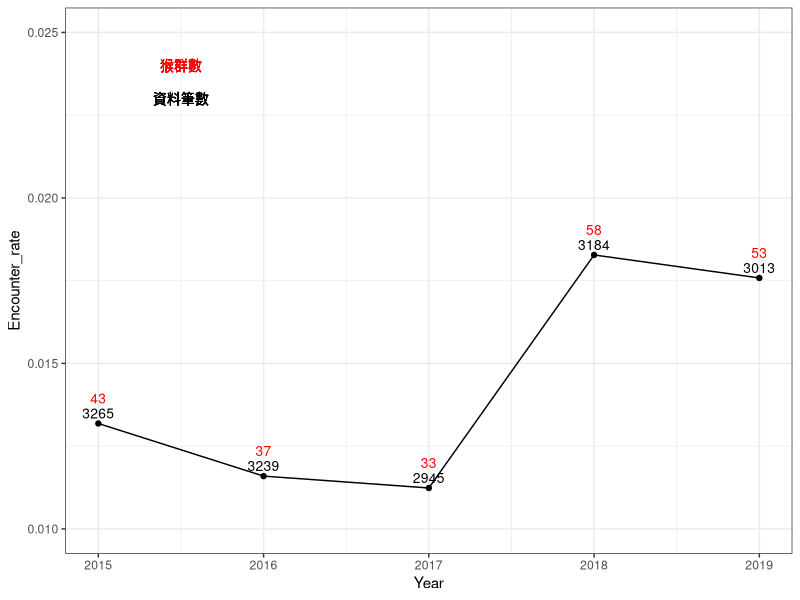
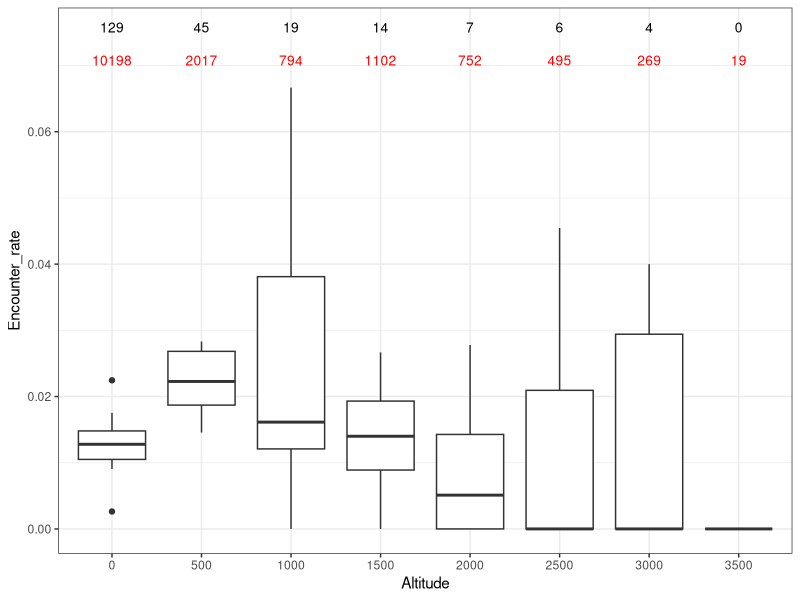
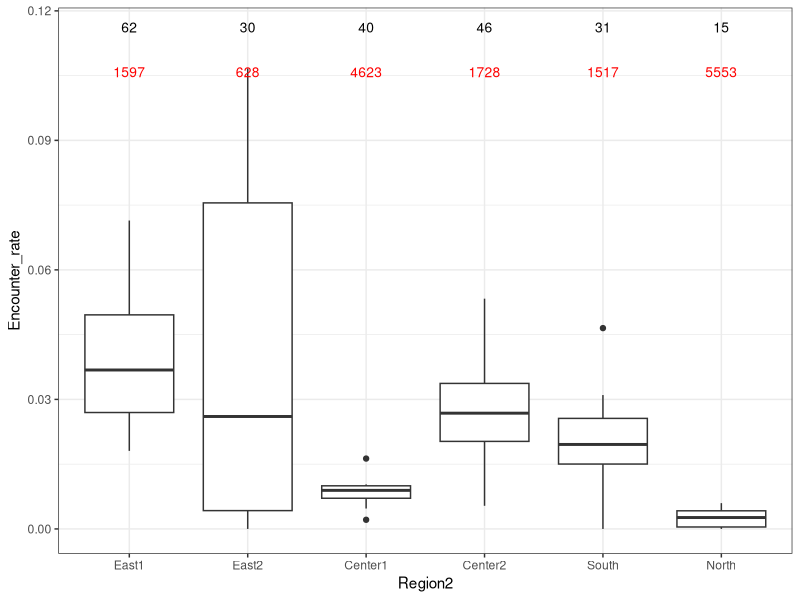
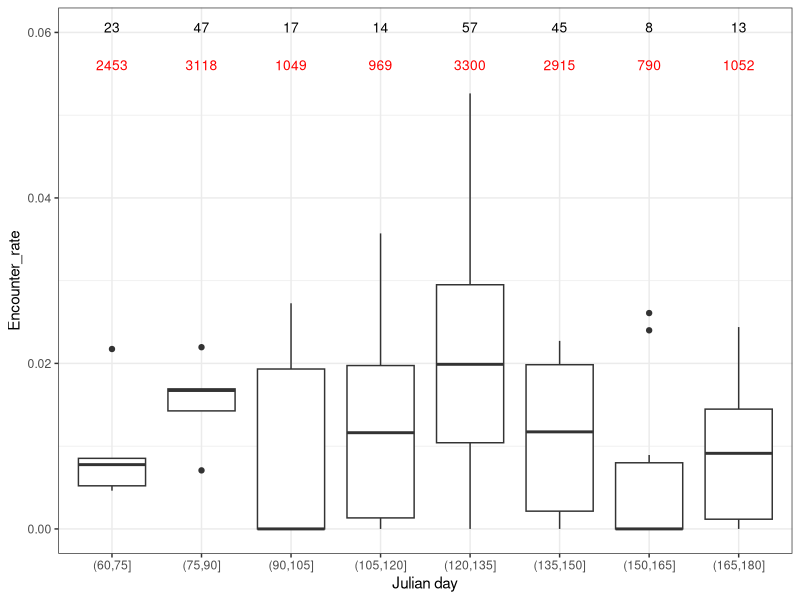
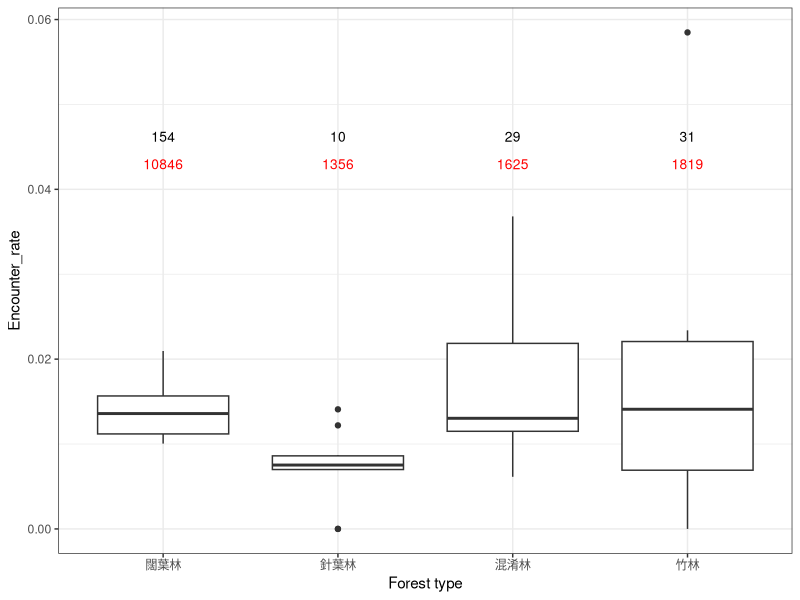
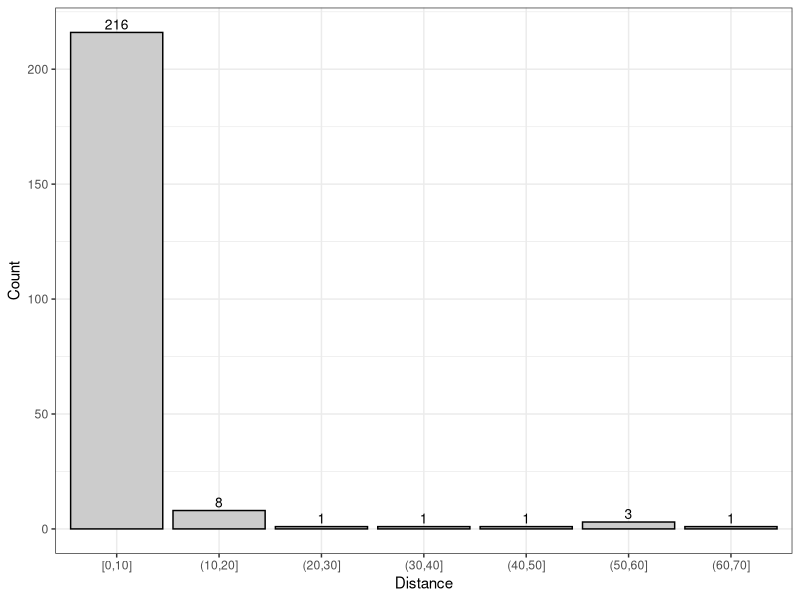
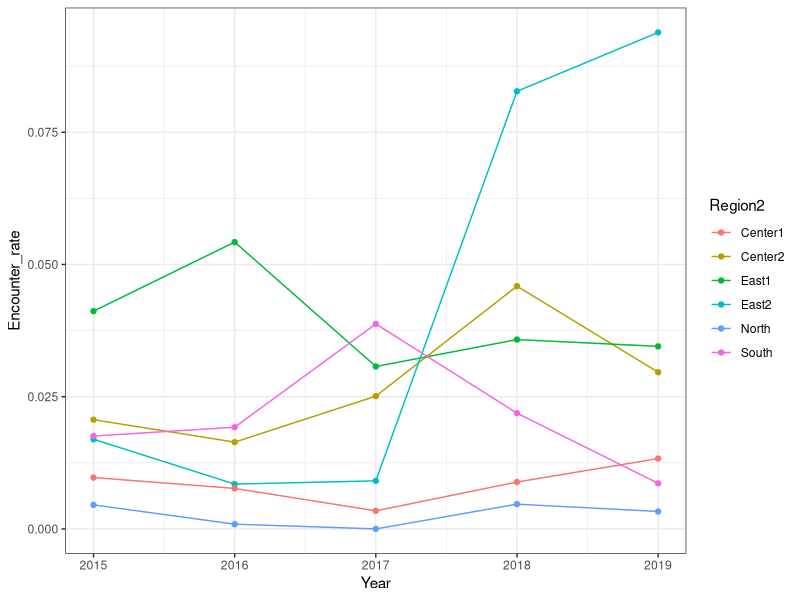
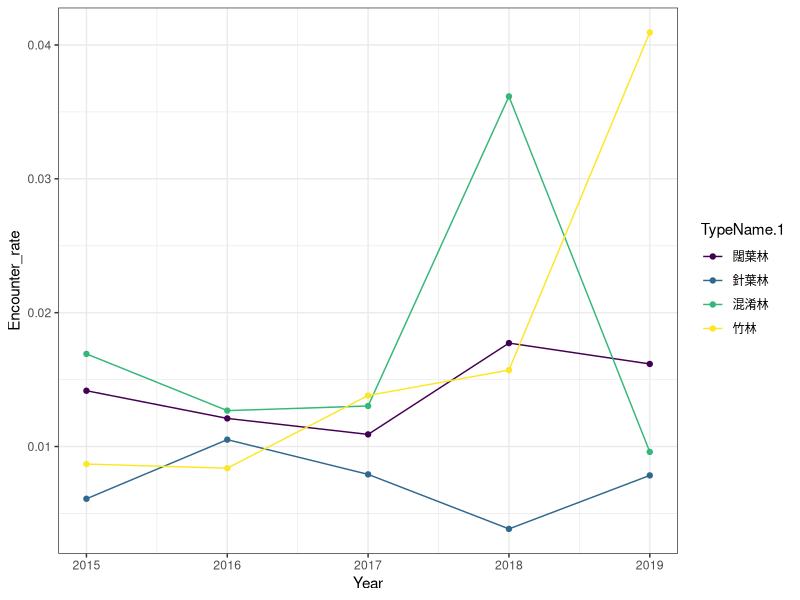

Source code (R) for these figures, in order:
#---- load library

library(data.table)
library(magrittr)
library(readxl)
library(tidyr)
library(purrr)
library(dplyr)
library(writexl)
library(ggplot2)
library(lattice)
#library(reshape2)

#Original data---- 

M.data <- read_excel("./data/clean/for analysis_V1.xlsx",
                     sheet=1) %>% setDT %>%
  .[, TypeName.1 := ordered(TypeName.1,c("闊葉林", "針葉林","混淆林","竹林","非森林"))] %>% 
  .[, County := ordered(County,
                        c("宜蘭縣","基隆市","台北市","臺北市",
                          "新北市","台北縣","臺北縣",
                          "桃園縣","桃園市","新竹市",
                          "新竹縣","苗栗縣",
                          "台中市","臺中市","台中縣","臺中縣",
                          "彰化縣","南投縣","南投市",
                          "雲林縣","嘉義縣","嘉義市",
                          "台南市","臺南市","台南縣","臺南縣",
                          "高雄縣","高雄市",
                          "屏東縣", "花蓮縣",
                          "台東縣","臺東縣"))]  
  


M.data$Year %<>% as.numeric
M.data$Survey %<>% as.numeric
M.data$Point %<>% as.numeric
M.data$Macaca_sur %<>% as.numeric
M.data$Month %<>% as.numeric
M.data$Day %<>% as.numeric
M.data$Distance %<>% as.numeric


M.data %>%.[!(TypeName.1 %in% "非森林"),] %>%.[Macaca_sur %in%1,] %>% .[, .N]
M.data %>% 
  #.[Year < 2019,] %>% 
  .[!(TypeName.1 %in% "非森林"),] %>% 
  .[is.na(Macaca_sur), Macaca_sur := 0] %>%
  setDT %>%
  .[, .(N = .N, m = sum(Macaca_sur)), by = list(TypeName.1,TypeName)]

M.data %>% 
  #.[Year < 2019,] %>% 
  .[!(TypeName.1 %in% "非森林"),] %>% 
  .[is.na(Macaca_sur), Macaca_sur := 0] %>%
  setDT %>%
  .[, .(N = .N, m = sum(Macaca_sur)), by = list(Region2, County)]

M.data %>% 
  #.[Year < 2019,] %>% 
  .[!(TypeName.1 %in% "非森林"),] %>% 
  .[is.na(Macaca_sur), Macaca_sur := 0] %>%
  setDT %>%
  .[, .(N = .N, m = sum(Macaca_sur)), by = list(Region2)]

#-----------------------------------

M.data %>%  
  .[Macaca_sur %in%1,] %>%
  .[,.(ll=length(Macaca_sur),
       mm=length(unique(Site_N)),
       kk=length(unique(paste0(Site_N,"-",Point)))), by = list(Year,  County)]%>%
  dcast(.,County ~ Year , value.var = c( "ll","mm","kk"))



M.data %>%   
  .[Macaca_sur %in% 0 & !is.na(Macaca_dist),] %>% 
  .[,.(ll=length(Macaca_sur),
       mm=length(unique(Site_N)),
       kk=length(unique(paste0(Site_N,"-",Point)))), by = list(Year,  County)]%>%
  dcast(.,County ~ Year , value.var = c( "ll","mm","kk"))





M.data %>%    
  .[,.(ll=length(Macaca_sur), M = sum(Macaca_sur,na.rm=T)), by = list(Year, Survey, TypeName.1)]%>%
  dcast(.,Year + Survey ~ TypeName.1, value.var = c("ll", "M"))


M.data %>% 
  #.[Year < 2019,] %>% 
  #.[!(TypeName.1 %in% "非森林"),] %>% 
  .[is.na(Macaca_sur), Macaca_sur := 0] %>% 
  .[Macaca_sur %in% 1, .N, list(TypeName.1, Macaca_dist)] %>% 
  dcast(., TypeName.1~Macaca_dist, value.var = "N")

#------------------------------------------


M.data %>% 
  #.[Year < 2019,] %>% 
  .[!(TypeName.1 %in% "非森林"),] %>% 
  .[is.na(Macaca_sur), Macaca_sur := 0] %>%
  .[, .(V1 = sum(Macaca_sur),.N), by= list(Year, Survey)] %>% 
  .[, Encounter_rate := V1/N] %>% 
  .[, .(V1 = sum(V1),
        N = sum(N),
        Encounter_rate = mean(Encounter_rate)), by= list(Year)] %>% 
  
  ggplot(., aes( Year, Encounter_rate)) +
  geom_text(aes(label=V1), vjust=-2, color="red", size=3.5)+
  geom_text(aes(label=N), vjust=-0.5, color="black", size=3.5)+
  geom_text(aes(x=2015.5, y=0.024,label="猴群數"),  color="red", size=3.5)+
  geom_text(aes(x=2015.5, y=0.023,label="資料筆數"), color="black", size=3.5)+
  geom_point()+geom_line() +
  ylim(0.010,0.025)+
  theme_bw() + 
  xlab("Year")



Alt.d <- 
M.data %>% 
  #.[Year < 2019,] %>% 
  .[!(TypeName.1 %in% "非森林"),] %>% 
  .[is.na(Macaca_sur), Macaca_sur := 0] %>%
  .[, Altitude_f := cut(Altitude,
                        breaks = c(seq(0,4000,500)),
                        labels = c(seq(0,3500,500)),
                        include.lowest = T)] %>% 
  .[, .(V1 = sum(Macaca_sur),.N), by= list(Year, Survey, Altitude_f)] %>% 
  .[, Encounter_rate := V1/N]

Alt.d2 <-
  Alt.d %>% copy %>% 
  .[, .(N = sum(V1), V1 =sum(N)), by = list(Altitude_f)]


ggplot(Alt.d, aes( Altitude_f, Encounter_rate)) +
  geom_boxplot() +
  geom_text(data=Alt.d2, aes(x=Altitude_f, y = 0.067, label=V1), vjust=-2, color="red", size=3.5)+
  geom_text(data=Alt.d2, aes(x=Altitude_f, y = 0.075, label=N), vjust=-0, color="black", size=3.5)+
  #geom_text(aes(x=2015.5, y=0.024,label="猴群數"),  color="red", size=3.5)+
  #geom_text(aes(x=2015.5, y=0.023,label="資料筆數"), color="black", size=3.5)+
  theme_bw() + xlab("Altitude")

Rgn.d <- 
M.data %>% 
  #.[Year < 2019,] %>% 
  .[!(TypeName.1 %in% "非森林"),] %>% 
  .[is.na(Macaca_sur), Macaca_sur := 0] %>% 
  .[, Region2 := ordered(Region2, c("East1", "East2","Center1", "Center2", "South", "North"))] %>% 
  .[, .(V1 = sum(Macaca_sur),.N), by= list(Year, Survey, Region2)] %>% 
  .[, Encounter_rate := V1/N] 

Rgn.d2 <-
  Rgn.d %>% copy %>% 
  .[, .(N = sum(V1), V1 =sum(N)), by = list(Region2)]


ggplot(Rgn.d, aes( Region2, Encounter_rate))+geom_boxplot() +
  geom_text(data=Rgn.d2, aes(x=Region2, y = 0.100, label=V1), vjust=-2, color="red", size=3.5)+
  geom_text(data=Rgn.d2, aes(x=Region2, y = 0.115, label=N), vjust=-0, color="black", size=3.5)+
  #geom_text(aes(x=2015.5, y=0.024,label="猴群數"),  color="red", size=3.5)+
  #geom_text(aes(x=2015.5, y=0.023,label="資料筆數"), color="black", size=3.5)+
  theme_bw()

Jd.d <- 
M.data %>% 
 # .[Year < 2019,] %>% 
  .[!(TypeName.1 %in% "非森林"),] %>% 
  .[is.na(Macaca_sur), Macaca_sur := 0] %>% 
  .[, julian.D_f := cut(julian.D,
                        breaks = c(seq(0,210,15)),
                        include.lowest = T)] %>% 
  .[, .(V1 = sum(Macaca_sur),.N), by= list(Year, Survey, julian.D_f)] %>% 
  .[, Encounter_rate := V1/N]   

Jd.d2 <-
  Jd.d %>% copy %>% 
  .[, .(N = sum(V1), V1 =sum(N)), by = list(julian.D_f)]

ggplot(Jd.d, aes(julian.D_f, Encounter_rate))+
  geom_boxplot() +
  geom_text(data=Jd.d2, aes(x=julian.D_f, y = 0.053, label=V1), vjust=-2, color="red", size=3.5)+
  geom_text(data=Jd.d2, aes(x=julian.D_f, y = 0.060, label=N), vjust=-0, color="black", size=3.5)+
  #geom_text(aes(x=2015.5, y=0.024,label="猴群數"),  color="red", size=3.5)+
  #geom_text(aes(x=2015.5, y=0.023,label="資料筆數"), color="black", size=3.5)+
  theme_bw() + 
  xlab("Julian day")




Type.d <- 
M.data %>% 
  #.[Year < 2019,] %>% 
  .[!(TypeName.1 %in% "非森林"),] %>% 
  .[is.na(Macaca_sur), Macaca_sur := 0] %>%
  .[, TypeName.1:= ordered(TypeName.1, c("闊葉林", "針葉林", "混淆林", "竹林"))] %>% 
  .[, .(V1 = sum(Macaca_sur),.N), by= list(Year, Survey, TypeName.1)]   %>% 
  .[, Encounter_rate := V1/N]     

Type.d2 <-
  Type.d %>% copy %>% 
  .[, .(N = sum(V1), V1 =sum(N)), by = list(TypeName.1)] 

  
  ggplot(Type.d, aes(TypeName.1, Encounter_rate))+
    geom_boxplot() +
    geom_text(data=Type.d2, aes(x=TypeName.1, y = 0.040, label=V1), vjust=-2, color="red", size=3.5)+
    geom_text(data=Type.d2, aes(x=TypeName.1, y = 0.045, label=N), vjust=-0.5, color="black", size=3.5)+
    #geom_text(aes(x=2015.5, y=0.024,label="猴群數"),  color="red", size=3.5)+
    #geom_text(aes(x=2015.5, y=0.023,label="資料筆數"), color="black", size=3.5)+
    theme_bw() + 
    xlab("Forest type")
  



M.data %>%setDT %>% 
  #.[Year < 2019,] %>% 
  .[Macaca_sur %in% 1,DD := cut(Distance, breaks = seq(0,100,10),
                                ordered_result = T,
                                include.lowest = T)] %>% 
  .[Macaca_sur %in% 1,.(D2 = .N), by = list(DD)] %>% 
  ggplot(., aes(x=DD, y=D2)) +
  geom_bar(stat="identity", colour = "black", fill=gray(0.8))+
  geom_text(aes(label=D2), vjust=-0.3, color="black", size=3.5)+
  theme_bw()+
  xlab("Distance")+
  ylab("Count")

  
M.data %>% 
  #.[Year < 2019,] %>% 
  .[!(TypeName.1 %in% "非森林"),] %>% 
  .[is.na(Macaca_sur), Macaca_sur := 0] %>%
  .[, .(V1 = sum(Macaca_sur),.N), by= list(Year, Survey, Region2)] %>% 
  .[, Encounter_rate := V1/N] %>% 
  .[, .(V1 = sum(V1),
        N = sum(N),
        Encounter_rate = mean(Encounter_rate)), by= list(Year, Region2)] %>% 
  
  ggplot(., aes( Year, Encounter_rate, group = Region2, col= Region2))+
  geom_point() +
  geom_line()+ 
  theme_bw()+ 
  xlab("Year")


M.data %>% 
  #.[Year < 2019,] %>% 
  .[!(TypeName.1 %in% "非森林"),] %>% 
  .[is.na(Macaca_sur), Macaca_sur := 0] %>%
  .[, .(V1 = sum(Macaca_sur),.N), by= list(Year, Survey, TypeName.1)] %>% 
  .[, Encounter_rate := V1/N] %>% 
  .[, .(V1 = sum(V1),
        N = sum(N),
        Encounter_rate = mean(Encounter_rate)), by= list(Year,TypeName.1)] %>% 
  
  ggplot(., aes( Year, Encounter_rate, group = TypeName.1,col= TypeName.1))+
  geom_point() +
  geom_line()+ 
  theme_bw()+ 
  xlab("Year")


